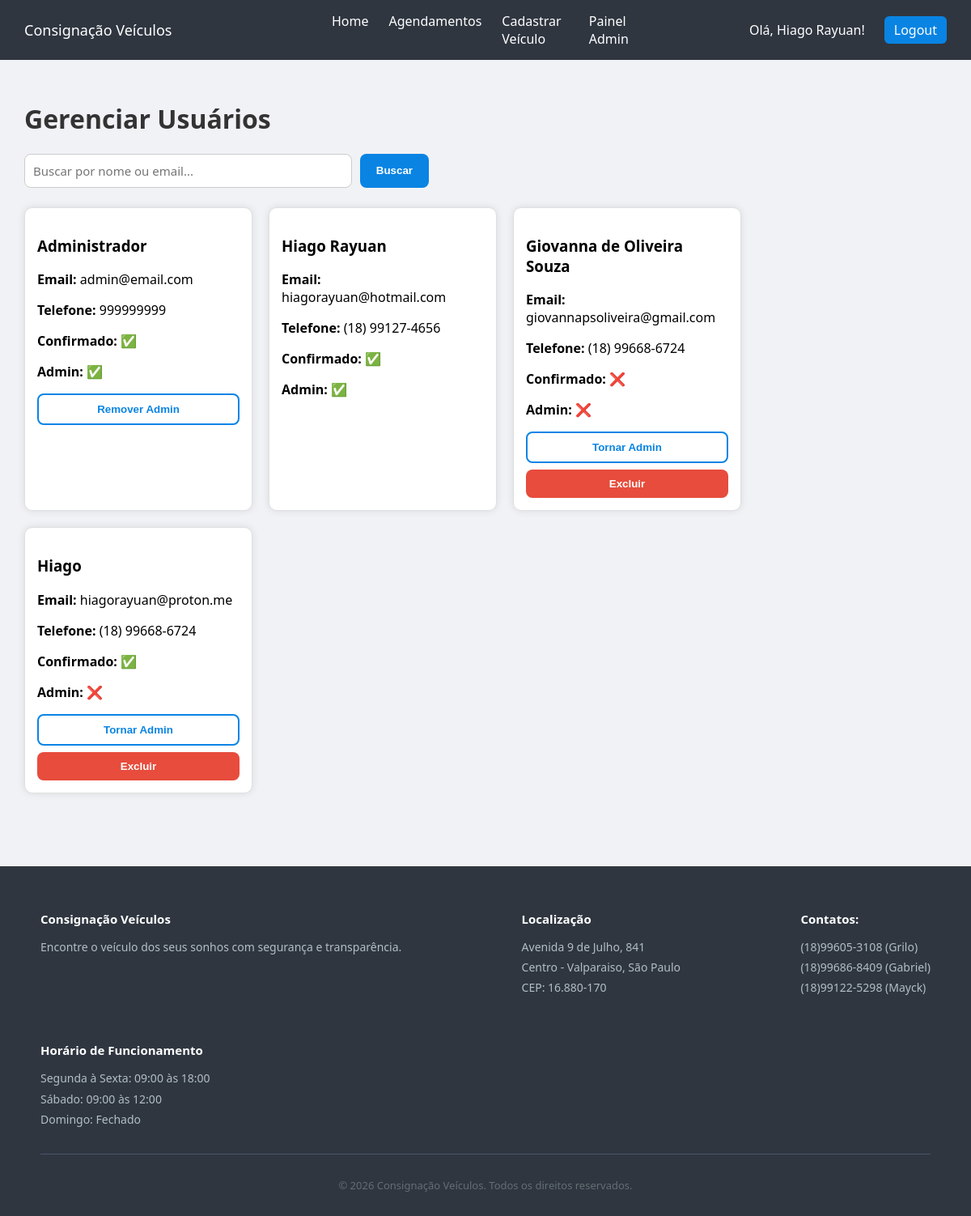
/admin/usuarios (signed in), run on the app's committed database.
### models.py (models this page shows)
class Usuario(db.Model):
    id = db.Column(db.Integer, primary_key=True)
    nome = db.Column(db.String(100))
    email = db.Column(db.String(100), unique=True)
    senha = db.Column(db.String(200))
    telefone = db.Column(db.String(20))
    is_admin = db.Column(db.Boolean, default=False)
    confirmado = db.Column(db.Boolean, default=False)

### app.py (the view)
@app.route('/admin/usuarios')
def admin_usuarios():
    if not session.get('is_admin'):
        return redirect('/')
    busca = request.args.get('busca', '')
    if busca:
        usuarios = Usuario.query.filter(
            Usuario.nome.ilike(f'%{busca}%') |
            Usuario.email.ilike(f'%{busca}%')
        ).all()
    else:
        usuarios = Usuario.query.all()
    return render_template('admin/usuarios.html', usuarios=usuarios, busca=busca)

### templates/admin/usuarios.html (shortened to what this page needs)
{% extends 'base.html' %}
{% block content %}
    <h1>Gerenciar Usuários</h1>
    <form method="GET" action="/admin/usuarios" class="busca-form">
        <div class="busca-container">
            <input type="text" name="busca" placeholder="Buscar por nome ou email...">
            <button type="submit" class="btn" style="width: auto; padding: 10px 20px;">Buscar</button>
        </div>
    </form>
    <div class="cards">
        {% for u in usuarios %}
            <div class="card card-admin">
                <div class="card-body">
                    <h3>{{ u.nome }}</h3>
                    <p><strong>Email:</strong> {{ u.email }}</p>
                    <p><strong>Telefone:</strong> {{ u.telefone }}</p>
                    <p><strong>Confirmado:</strong> {% if u.confirmado %}✅{% else %}❌{% endif %}</p>
                    <p><strong>Admin:</strong>  {% if u.is_admin %}✅{% else %}❌{% endif %}</p>
                    <div class="card-actions">
                        {% if not u.is_admin or u.id != session['usuario_id'] %}
                            <form action="/admin/usuarios/toggle-admin/{{ u.id }}" method="POST">
                                <button class="btn-secondary">
                                    {% if u.is_admin %}Remover Admin{% else %}Tornar Admin{% endif %}
                                </button>
                            </form>
                        {% endif %}
                        {% if not u.is_admin %}
                            <form action="/admin/usuarios/excluir/{{ u.id }}" method="POST">
                                <button onclick="return confirm('Deseja excluir este usuário?')" class="btn-danger">Excluir</button>
                            </form>
                        {% endif %}
                    </div>
                </div>
            </div>
        {% else %}
            <p>Nenhum usuário encontrado.</p>
        {% endfor %}
    </div>
{% endblock %}

### templates/base.html (shortened to what this page needs)
<!DOCTYPE html>
<html lang="en">
<head>
    <link rel="stylesheet" href="{{ url_for('static', filename='css/style.css') }}">
</head>
<body>
    <nav class="navbar">
        <div class="nav-left">
            Consignação Veículos
        </div>
        <div class="nav-center">
            <a href="/">Home</a>
            {% if session.get('usuario_id') %}
                <a href="/agendamentos">Agendamentos</a>
            {% endif %}
            {% if session.get('is_admin') %}
                <a href="/cadastrar">Cadastrar Veículo</a>
                <a href="/admin">Painel Admin</a>
            {% endif %}
        </div>
        <div class="nav-right">
            {% if session.get('usuario_id') %}
                <span style="color: white; margin-right: 12px;">Olá, {{ session.get('usuario_nome') }}!</span>
                <a href="/logout" class="btn-nav">Logout</a>
            {% else %}
                <a href="/login" class="btn-nav">Login</a>
            {% endif %}
        </div>
    </nav>
     <div class="container">
        {% block content %}{% endblock %}
    </div>
    <footer>
        <div class="footer-content">
            <div class="footer-section">
                <h3>Consignação Veículos</h3>
                <p>Encontre o veículo dos seus sonhos com segurança e transparência.</p>
            </div>
            <div class="footer-section">
                <h3>Localização</h3>
                <p>Avenida 9 de Julho, 841</p>
                <p>Centro - Valparaiso, São Paulo</p>
                <p>CEP: 16.880-170</p>
            </div>
            <div class="footer-section">
                <h3>Contatos:</h3>
                <p>(18)99605-3108 (Grilo)</p>
                <p>(18)99686-8409 (Gabriel)</p>
                <p>(18)99122-5298 (Mayck)</p>
            </div>
            <div class="footer-section">
                <h3>Horário de Funcionamento</h3>
                <p>Segunda à Sexta: 09:00 às 18:00</p>
                <p>Sábado: 09:00 às 12:00</p>
                <p>Domingo: Fechado</p>
            </div>
        </div>
        <div class="footer-bottom">
            <p>&copy; 2026 Consignação Veículos. Todos os direitos reservados.</p>
        </div>
    </footer>
</body>
</html>

### static/css/style.css (style rules this page uses)
body { font-family: 'Segoe UI', Arial, sans-serif; background-color: #f1f2f6; margin: 0; display: flex; flex-direction: column; min-height: 100vh; }
h1 { color: #333; }
.navbar { background: #2f3640; color: white; padding: 15px 30px; display: flex; justify-content: space-between; align-items: center; }
.nav-left { flex: 1; font-weight: 500; font-size: large; }
.nav-center { flex: 1; display: flex; justify-content: center; gap: 25px; }
.nav-right { flex: 1; display: flex; justify-content: flex-end; align-items: center; gap: 12px; font-weight: 500; }
.nav-center a { text-decoration: none; color: white; font-weight: 500; }
.btn-nav { background: #0984e3; color: white; padding: 6px 12px; border-radius: 6px; text-decoration: none; }
.busca-form { margin-bottom: 24px; }
.busca-container { display: flex; gap: 10px; max-width: 500px; }
.busca-container input { flex: 1; padding: 10px; border: 1px solid #ccc; border-radius: 8px; outline: none; font-family: 'Segoe UI', Arial, sans-serif; font-size: 15px; box-sizing: border-box; transition: 0.2s; }
.container { padding: 30px; flex: 1; }
.cards { display: flex; flex-wrap: wrap; gap: 20px; }
.card { background: white; width: 250px; border-radius: 10px; overflow: hidden; box-shadow: 0 0 10px rgba(0,0,0,0.1); transition: 0.3s; }
.card-body { padding: 15px; }
.card-admin { width: 280px; border: 1px solid #e0e0e0; }
.btn { width: 100%; padding: 12px; background: #0984e3; color: white; border: none; border-radius: 8px; cursor: pointer; font-weight: bold; text-decoration: none; display: block; text-align: center; box-sizing: border-box; transition: 0.2s; }
.btn-danger { width: 100%; padding: 10px; background: #e74c3c; color: white; border: none; border-radius: 8px; cursor: pointer; font-weight: bold; transition: 0.2s; }
.btn-secondary { width: 100%; padding: 10px; background: white; color: #0984e3; border: 2px solid #0984e5; border-radius: 8px; cursor: pointer; font-weight: bold; transition: 0.2s; text-decoration: none; display: block; text-align: center; box-sizing: border-box; }
.card-actions { display: flex; flex-direction: column; gap: 8px; margin-top: 12px; }
footer { background: #2f3640; color: #dfe6e9; margin-top: 60px; padding: 40px 30px 0px 30px; }
.footer-content { display: flex; flex-wrap: wrap; gap: 40px; justify-content: space-between; max-width: 1100px; margin: 0 auto; padding-bottom: 30px; border-bottom: 1px solid #4a5568; }
.footer-section h3 { color: white; margin-bottom: 12px; font-size: 15px; }
.footer-content p { font-size: 14px; line-height: 1.8; color: #b2bec3; margin: 0; }
.footer-bottom { text-align: center; padding: 16px; font-size: 13px; color: #636e72; }

### data on the page
Usuario: get "Hiago Rayuan", nome "Hiago Rayuan", email "hiagorayuan@hotmail.com", telefone "(18) 99127-4656"
Usuario: nome "Administrador", email "admin@email.com", telefone "999999999", is_admin "Remover Admin"
Usuario: nome "Giovanna de Oliveira Souza", email "giovannapsoliveira@gmail.com", telefone "(18) 99668-6724", is_admin "Tornar Admin"
Usuario: nome "Hiago", email "hiagorayuan@proton.me", telefone "(18) 99668-6724", is_admin "Tornar Admin"
